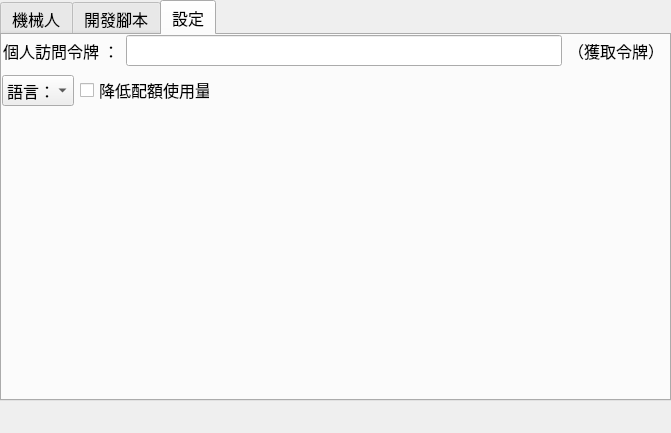
<?xml version="1.0" encoding="UTF-8"?>
<ui version="4.0">
 <class>MainWindow</class>
 <widget class="QMainWindow" name="MainWindow">
  <property name="geometry">
   <rect>
    <x>0</x>
    <y>0</y>
    <width>671</width>
    <height>433</height>
   </rect>
  </property>
  <property name="windowTitle">
   <string>MainWindow</string>
  </property>
  <property name="toolButtonStyle">
   <enum>Qt::ToolButtonIconOnly</enum>
  </property>
  <property name="animated">
   <bool>true</bool>
  </property>
  <property name="dockOptions">
   <set>QMainWindow::AllowTabbedDocks|QMainWindow::AnimatedDocks</set>
  </property>
  <widget class="QWidget" name="centralwidget">
   <widget class="QTabWidget" name="tabWidget">
    <property name="geometry">
     <rect>
      <x>0</x>
      <y>0</y>
      <width>671</width>
      <height>401</height>
     </rect>
    </property>
    <property name="maximumSize">
     <size>
      <width>671</width>
      <height>401</height>
     </size>
    </property>
    <property name="font">
     <font>
      <family>Noto Sans SC Medium</family>
      <pointsize>12</pointsize>
     </font>
    </property>
    <property name="currentIndex">
     <number>2</number>
    </property>
    <widget class="QWidget" name="robots_list">
     <attribute name="title">
      <string>機械人</string>
     </attribute>
     <widget class="QTableWidget" name="robots_table">
      <property name="geometry">
       <rect>
        <x>0</x>
        <y>0</y>
        <width>671</width>
        <height>371</height>
       </rect>
      </property>
      <property name="editTriggers">
       <set>QAbstractItemView::NoEditTriggers</set>
      </property>
      <property name="selectionBehavior">
       <enum>QAbstractItemView::SelectRows</enum>
      </property>
      <property name="textElideMode">
       <enum>Qt::ElideMiddle</enum>
      </property>
      <property name="columnCount">
       <number>5</number>
      </property>
      <attribute name="horizontalHeaderVisible">
       <bool>false</bool>
      </attribute>
      <attribute name="verticalHeaderVisible">
       <bool>false</bool>
      </attribute>
      <column>
       <property name="text">
        <string>id</string>
       </property>
      </column>
      <column>
       <property name="text">
        <string>名字</string>
       </property>
      </column>
      <column>
       <property name="text">
        <string>型號</string>
       </property>
      </column>
      <column>
       <property name="text">
        <string>狀態</string>
       </property>
      </column>
      <column>
       <property name="text">
        <string>標籤</string>
       </property>
      </column>
     </widget>
    </widget>
    <widget class="QWidget" name="tab">
     <attribute name="title">
      <string>開發腳本</string>
     </attribute>
     <widget class="QTableWidget" name="dev_script_table">
      <property name="geometry">
       <rect>
        <x>0</x>
        <y>0</y>
        <width>531</width>
        <height>371</height>
       </rect>
      </property>
      <property name="sizePolicy">
       <sizepolicy hsizetype="Preferred" vsizetype="Preferred">
        <horstretch>0</horstretch>
        <verstretch>0</verstretch>
       </sizepolicy>
      </property>
      <property name="editTriggers">
       <set>QAbstractItemView::NoEditTriggers</set>
      </property>
      <property name="alternatingRowColors">
       <bool>false</bool>
      </property>
      <property name="selectionBehavior">
       <enum>QAbstractItemView::SelectRows</enum>
      </property>
      <property name="rowCount">
       <number>0</number>
      </property>
      <property name="columnCount">
       <number>2</number>
      </property>
      <attribute name="horizontalHeaderVisible">
       <bool>false</bool>
      </attribute>
      <attribute name="horizontalHeaderCascadingSectionResizes">
       <bool>false</bool>
      </attribute>
      <attribute name="horizontalHeaderHighlightSections">
       <bool>true</bool>
      </attribute>
      <attribute name="verticalHeaderVisible">
       <bool>false</bool>
      </attribute>
      <column>
       <property name="text">
        <string>id</string>
       </property>
      </column>
      <column>
       <property name="text">
        <string>名字</string>
       </property>
      </column>
     </widget>
     <widget class="QComboBox" name="dev_script_robots_combobox">
      <property name="geometry">
       <rect>
        <x>550</x>
        <y>10</y>
        <width>103</width>
        <height>31</height>
       </rect>
      </property>
      <property name="editable">
       <bool>false</bool>
      </property>
      <property name="currentText">
       <string>選擇機械人</string>
      </property>
      <item>
       <property name="text">
        <string>選擇機械人</string>
       </property>
      </item>
     </widget>
     <widget class="QLineEdit" name="folder_location">
      <property name="geometry">
       <rect>
        <x>538</x>
        <y>240</y>
        <width>91</width>
        <height>29</height>
       </rect>
      </property>
     </widget>
     <widget class="QPushButton" name="upload_dev_script_button">
      <property name="geometry">
       <rect>
        <x>560</x>
        <y>280</y>
        <width>75</width>
        <height>31</height>
       </rect>
      </property>
      <property name="text">
       <string>上傳腳本</string>
      </property>
     </widget>
     <widget class="QLabel" name="folder_choose">
      <property name="geometry">
       <rect>
        <x>632</x>
        <y>240</y>
        <width>31</width>
        <height>31</height>
       </rect>
      </property>
      <property name="text">
       <string/>
      </property>
      <property name="pixmap">
       <pixmap>:/123/folder.png</pixmap>
      </property>
      <property name="scaledContents">
       <bool>true</bool>
      </property>
     </widget>
     <widget class="QCheckBox" name="dev_script_upload_config">
      <property name="geometry">
       <rect>
        <x>540</x>
        <y>320</y>
        <width>121</width>
        <height>16</height>
       </rect>
      </property>
      <property name="text">
       <string>上傳配置文件</string>
      </property>
     </widget>
     <widget class="QWidget" name="layoutWidget">
      <property name="geometry">
       <rect>
        <x>560</x>
        <y>60</y>
        <width>77</width>
        <height>144</height>
       </rect>
      </property>
      <layout class="QVBoxLayout" name="verticalLayout">
       <item>
        <widget class="QPushButton" name="dev_script_run_button">
         <property name="text">
          <string>運行</string>
         </property>
        </widget>
       </item>
       <item>
        <widget class="QPushButton" name="dev_script_stop_button">
         <property name="text">
          <string>停止</string>
         </property>
        </widget>
       </item>
       <item>
        <widget class="QPushButton" name="dev_script_stopall_button">
         <property name="text">
          <string>停止所有</string>
         </property>
        </widget>
       </item>
      </layout>
     </widget>
    </widget>
    <widget class="QWidget" name="setting">
     <attribute name="title">
      <string>設定</string>
     </attribute>
     <widget class="QWidget" name="layoutWidget">
      <property name="geometry">
       <rect>
        <x>1</x>
        <y>0</y>
        <width>661</width>
        <height>31</height>
       </rect>
      </property>
      <layout class="QHBoxLayout" name="horizontalLayout">
       <item>
        <widget class="QLabel" name="label">
         <property name="text">
          <string>個人訪問令牌 ：</string>
         </property>
        </widget>
       </item>
       <item>
        <widget class="QLineEdit" name="tokens"/>
       </item>
       <item>
        <widget class="QLabel" name="get_tokens_url">
         <property name="palette">
          <palette>
           <active>
            <colorrole role="WindowText">
             <brush brushstyle="SolidPattern">
              <color alpha="255">
               <red>0</red>
               <green>0</green>
               <blue>0</blue>
              </color>
             </brush>
            </colorrole>
           </active>
           <inactive>
            <colorrole role="WindowText">
             <brush brushstyle="SolidPattern">
              <color alpha="255">
               <red>0</red>
               <green>0</green>
               <blue>0</blue>
              </color>
             </brush>
            </colorrole>
           </inactive>
           <disabled>
            <colorrole role="WindowText">
             <brush brushstyle="SolidPattern">
              <color alpha="255">
               <red>120</red>
               <green>120</green>
               <blue>120</blue>
              </color>
             </brush>
            </colorrole>
           </disabled>
          </palette>
         </property>
         <property name="focusPolicy">
          <enum>Qt::NoFocus</enum>
         </property>
         <property name="text">
          <string>（獲取令牌）</string>
         </property>
         <property name="openExternalLinks">
          <bool>true</bool>
         </property>
        </widget>
       </item>
      </layout>
     </widget>
     <widget class="QWidget" name="layoutWidget">
      <property name="geometry">
       <rect>
        <x>0</x>
        <y>40</y>
        <width>208</width>
        <height>31</height>
       </rect>
      </property>
      <layout class="QHBoxLayout" name="horizontalLayout_3">
       <item>
        <widget class="QComboBox" name="language_switch">
         <item>
          <property name="text">
           <string>語言：</string>
          </property>
         </item>
         <item>
          <property name="text">
           <string>繁體</string>
          </property>
         </item>
         <item>
          <property name="text">
           <string>简体</string>
          </property>
         </item>
        </widget>
       </item>
       <item>
        <widget class="QCheckBox" name="lower_api_quotas">
         <property name="text">
          <string>降低配額使用量</string>
         </property>
        </widget>
       </item>
      </layout>
     </widget>
    </widget>
   </widget>
   <widget class="QLabel" name="log_bar">
    <property name="geometry">
     <rect>
      <x>5</x>
      <y>400</y>
      <width>660</width>
      <height>31</height>
     </rect>
    </property>
    <property name="font">
     <font>
      <family>Noto Sans SC Medium</family>
      <pointsize>12</pointsize>
     </font>
    </property>
    <property name="text">
     <string/>
    </property>
   </widget>
  </widget>
  <widget class="QMenuBar" name="menubar">
   <property name="geometry">
    <rect>
     <x>0</x>
     <y>0</y>
     <width>671</width>
     <height>21</height>
    </rect>
   </property>
  </widget>
 </widget>
 <resources/>
 <connections/>
</ui>
